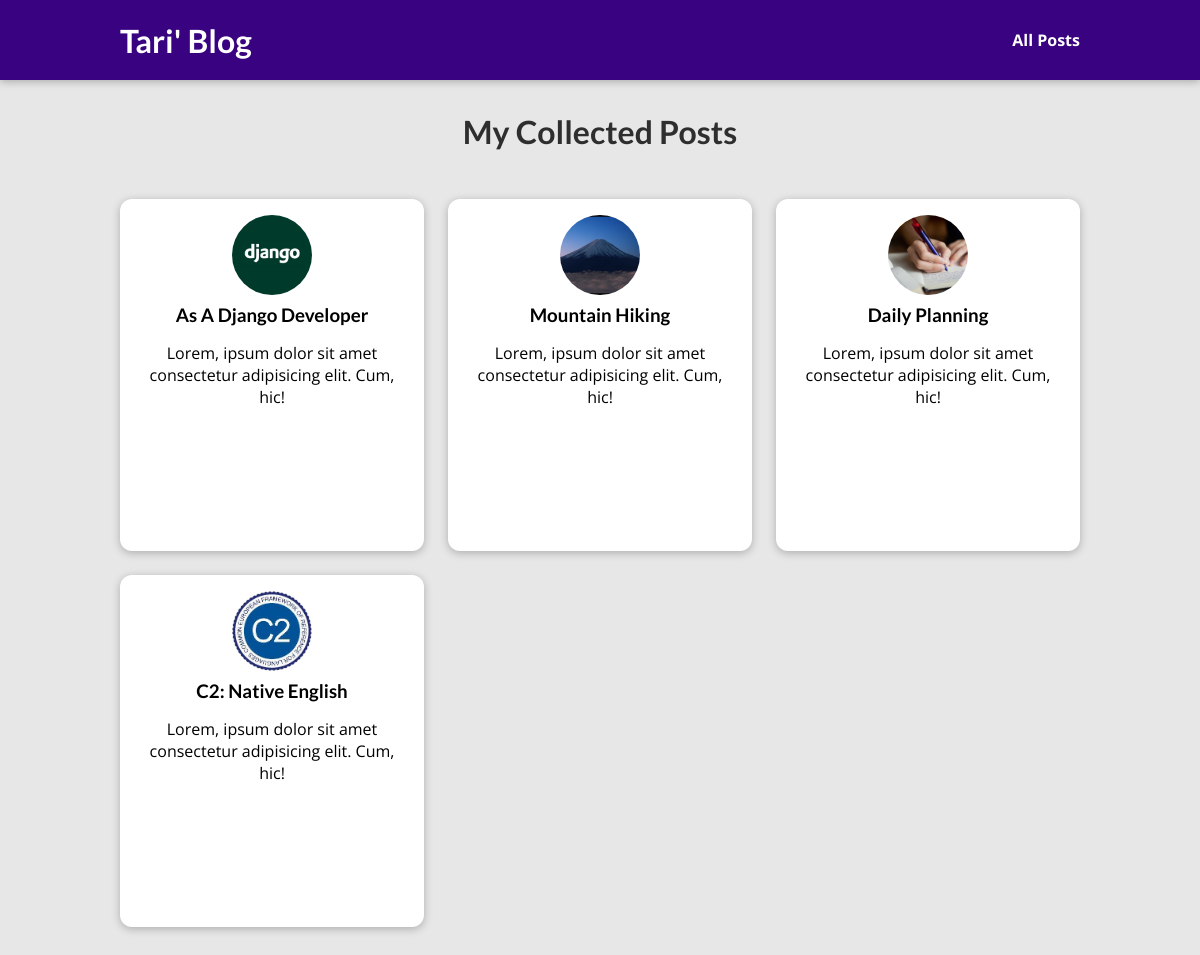
The page /posts on the database its author committed.
### blog/models.py (models this page shows, shortened)
class Post(models.Model):
    slug = models.SlugField(unique=True, db_index=True)
    title = models.CharField(max_length=200)
    image = models.ImageField(upload_to='post-images', null=True)
    author = models.ForeignKey(Author, on_delete=models.SET_NULL, null=True, related_name='posts')
    tags = models.ManyToManyField(Tag)
    date = models.DateField(auto_now=True)
    excerpt = models.CharField(max_length=300)
    content = models.TextField()

### blog/views.py (the view)
# urls.py: path('posts', views.AllPostsView.as_view(), name='posts'),
class AllPostsView(ListView):
    model = models.Post
    template_name = 'blog/all-posts.html'
    context_object_name = 'posts'

### blog/templates/blog/all-posts.html (shortened to what this page needs)
{% extends "base.html" %}
{% load static %}
{% block css_file %}
  <link rel="stylesheet" href="{% static 'blog/styles/all-posts.css' %}" />
  <link rel="stylesheet" href="{% static 'blog/styles/post.css' %}" />
{% endblock css_file %}
{% block content %}
<section id="all-posts">
    <h2>My Collected Posts</h2>
    <ul>
      {% for post in posts %}
        {% include 'blog/includes/post.html' %}
      {% endfor %}
    </ul>
</section>
{% endblock content %}

### blog/templates/blog/includes/post.html
<li>
    <article class="post">
      <a href="{% url 'post-detail' post.slug %}">
        <img src="{{ post.image.url }}" alt="{{post.title}}" />
        <div class="post__content">
          <h3>{{post.title|title}}</h3>
          <p>{{post.excerpt}}</p>
        </div>
      </a>
    </article>
  </li>

### static/app.css (style rules this page uses)
* { box-sizing: border-box; }
html { font-family: 'Open Sans', 'Lato', sans-serif; }
body { margin: 0; }
h1, h2, h3 { font-family: 'Lato', sans-serif; font-weight: bold; }

### blog/static/blog/styles/all-posts.css (style rules this page uses)
body { background-color: #e7e7e7; }
#all-posts { margin: 7rem auto; width: 90%; max-width: 60rem; }
#all-posts h2 { text-align: center; font-size: 2rem; color: #2e2e2e; margin: 3rem 0; }
ul { list-style: none; margin: 0; padding: 0; display: grid; grid-template-columns: repeat(auto-fill, minmax(17rem, 1fr)); gap: 1.5rem; }
.post img { width: 7rem; height: 7rem; }
.post a { height: 22rem; transform-origin: center; box-shadow: 0 2px 8px rgba(0, 0, 0, 0.25); border-radius: 12px; background-color: white; }

### blog/static/blog/styles/post.css (style rules this page uses)
.post { display: flex; flex-direction: column; align-items: center; text-align: center; }
.post a { text-decoration: none; color: black; transition: all 0.2s ease; padding: 1rem; }
.post img { width: 5rem; height: 5rem; object-fit: cover; border-radius: 50%; }
.post h3 { margin: 0.25rem 0; }

### rows shown on the page
Post: image (picture), title "As A Django Developer", excerpt "Lorem, ipsum dolor sit amet consectetur adipisicing elit. Cum, hic!"
Post: image (picture), title "Mountain Hiking", excerpt "Lorem, ipsum dolor sit amet consectetur adipisicing elit. Cum, hic!"
Post: image (picture), title "Daily Planning", excerpt "Lorem, ipsum dolor sit amet consectetur adipisicing elit. Cum, hic!"
Post: image (picture), title "C2: Native English", excerpt "Lorem, ipsum dolor sit amet consectetur adipisicing elit. Cum, hic!"
